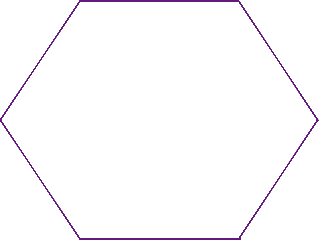
#> input picture assets/images/empty.png, 320 x 240 px
$ python input_handler.py
#> lines starting #> are read from the running program, lines starting #| are printed output that depends on the picture
### graphic.py
import tkinter
import globalVar
import gate
from PIL import Image, ImageTk
import math

    #Window Initialisation

#Defining Canvas Settings
windowHeight=1000
windowWidth=1720
color="#ffeeff" #hex for pink
window=tkinter.Tk()
interface=tkinter.Canvas(window,height=windowHeight,width=windowWidth,bg=color,highlightthickness=0)
interface.pack(fill=tkinter.BOTH) #Removing Borderss
window.attributes("-fullscreen",True)

# [45 lines left out: functions tileOffsets, getTilePosition, getTileFromPixel, roundTile, not called in this run]


circleOffsets={}
circleOffsets[globalVar.N]=(0,-54)
circleOffsets[globalVar.NE]=(46,-29)
circleOffsets[globalVar.SE]=(46,12)
circleOffsets[globalVar.S]=(0,37)
circleOffsets[globalVar.SW]=(-46,12)
circleOffsets[globalVar.NW]=(-46,-29)

# [19 lines left out: functions inputCircle, outputCircle, not called in this run]

tileImg=ImageTk.PhotoImage(Image.open('assets/images/empty.png'))

gateImg=ImageTk.PhotoImage(Image.open('assets/images/gatePlatform.png'))
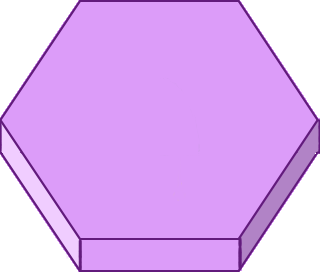
#> input picture assets/images/gatePlatform.png, 320 x 272 px

inputImages={}
inputImages[globalVar.N]=ImageTk.PhotoImage(Image.open('assets/images/InputUnlit/Input_N.png'))
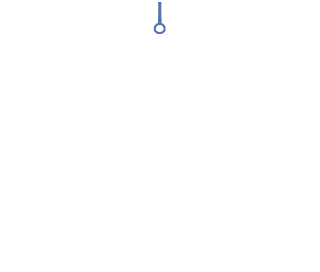
#> input picture assets/images/InputUnlit/Input_N.png, 320 x 272 px
inputImages[globalVar.NE]=ImageTk.PhotoImage(Image.open('assets/images/InputUnlit/Input_NE.png'))
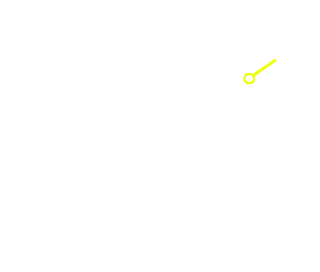
#> input picture assets/images/InputLit/Input_NE.png, 320 x 272 px, found by its file name
inputImages[globalVar.SE]=ImageTk.PhotoImage(Image.open('assets/images/InputUnlit/Input_SE.png'))
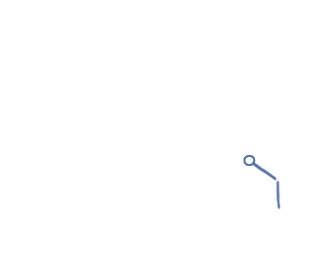
#> input picture assets/images/InputUnlit/Input_SE.png, 320 x 272 px
inputImages[globalVar.S]=ImageTk.PhotoImage(Image.open('assets/images/InputUnlit/Input_S.png'))
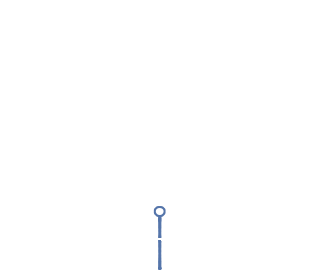
#> input picture assets/images/InputUnlit/Input_S.png, 320 x 272 px
#> (the run stopped early here; a loop or call above may not have finished)
